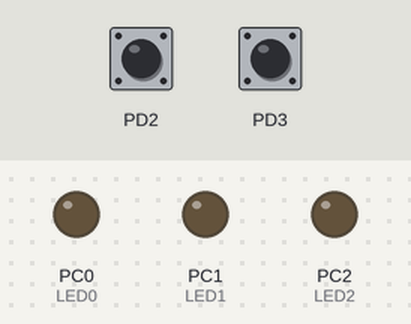
This program was run on a simulated ATmega328P, built with avr-gcc and emulated at 16 MHz. On the bench: output pins drawn as LEDs (lit = HIGH). Inputs (shaded band) come from the test bench; at power-on: PD2 HIGH, PD3 HIGH.

Above: at 1.2 s.
1.3 s: PD2 pulled LOW for 0.15 s
At 2.4 s:
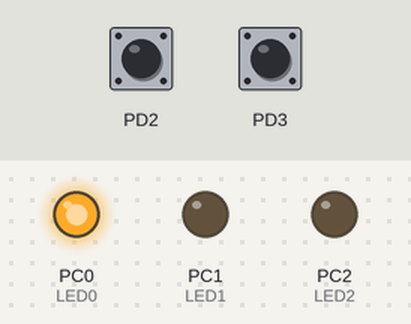
2.9 s: PD3 pulled LOW for 0.15 s
At 4.2 s:
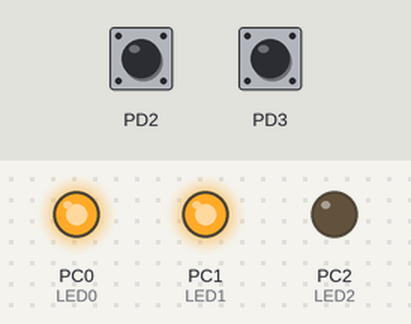
4.5 s: PD2 pulled LOW for 1 s
At 4.8 s:
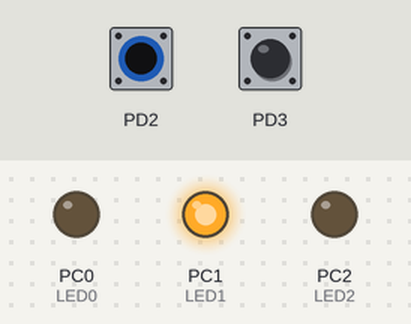
7.0 s: PD2 pulled LOW for 3.2 s
At 7.9 s:
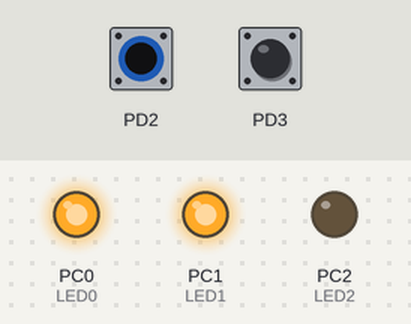
11.7 s: PD3 pulled LOW for 1 s
At 13.5 s:
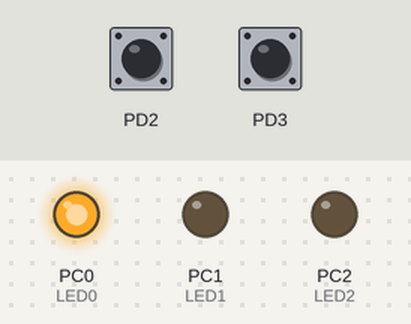
14.2 s: PD3 pulled LOW for 0.15 s
At 21.4 s:
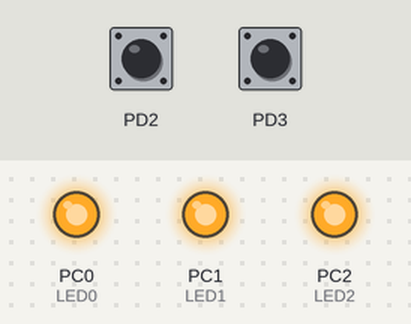
Timing chart, 0 to 61.5 s (numbered marks = the images above; inputs shaded):
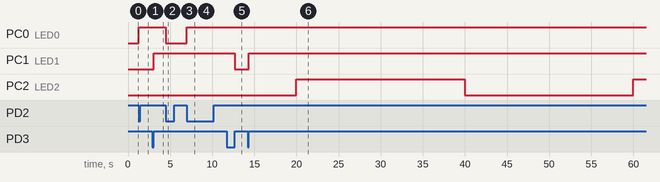

The program:

main.c
```c
/*
 * AVR_interrupt.c
 *
 * Created: 10-May-26 10:57:04 AM
 * Author : SHAHEEM
 */

#include <avr/io.h>
#include<stdint.h>
#include<avr/delay.h>
#include<util/delay.h>
#include <avr/interrupt.h>
#define F_CPU 16000000UL

void interrupt_init();

int main(void)
{
	//Configure LED pins as outputs.
	DDRC |=  (1<<DDC0)|(1<<DDC1)|(1<<DDC2);
    /* Replace with your application code */
	interrupt_init();
    while (1)
    {
	//Status LED for monitoring program Execution
	_delay_ms(20000);
	PORTC ^= (1<<PC2); //Toggle LED2.
   }
}

void interrupt_init()
{
	//configure INT0,INT1 pins as inputs.
	DDRD &= ~((1<<DDD2)|(1<<DDD3));
	//Enable as Pullup configuration for External interrupt Pins.
	PORTD |= (1<<PD2)|(1<<PD3);
	//Configure External interrupt control register for Falling edge detection(INT0) and Rising Edge detection(INT1)/Interrupt sense control bits.
	EICRA |= (1<<ISC01)|(1<<ISC11)|(1<<ISC10);
	EICRA &= ~(1<<ISC00);
	//Configure interrupt Mask registers-Enable.
	EIMSK |= (1<<INT0)|(1<<INT1);
	//Set Global Interrupt Enable Bit.
	//SREG |= (1<<I);
	//global interrupt Enable.
	sei();
}

ISR(INT0_vect)
{
	PORTC ^= (1<<PORTC0); //If interrupt flag0(INTF0) is set ,Interrupt service routine calls and Turn LED0 on.
}
ISR(INT1_vect)
{
	PORTC ^= (1<<PORTC1); //If interrupt flag1(INTF1) is set ,Interrupt service routine calls and Turn LED1 on.
}
```

library.c
```c
/*
 * AVR_interrupt.c
 *
 * Created: 10-May-26 10:57:07 AM
 * Author : SHAHEEM
 */

#include <avr/io.h>


/* Replace with your library code */
int myfunc(void)
{
    return 0;
}
```

Measured:
- after the input at 1.3 s, PC0 (LED0): LOW → HIGH at once
- after the input at 2.9 s, PC1 (LED1): LOW → HIGH after 0.15 s
- after the input at 4.5 s, PC0 (LED0): HIGH → LOW at once
- after the input at 7.0 s, PC0 (LED0): LOW → HIGH at once
- after the input at 11.7 s, PC1 (LED1): HIGH → LOW after 1.0 s
- after the input at 14.2 s, PC1 (LED1): LOW → HIGH after 0.15 s
